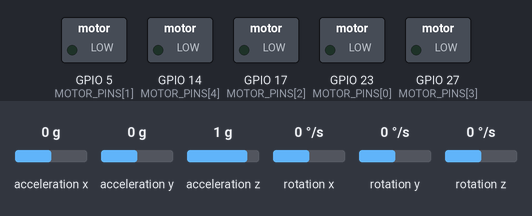
The sketch below on a simulated ESP32. Shown: switched loads named in the sketch (green lamp = pin HIGH). The test bench sets the inputs (shaded band); at power-on: acceleration y 0 g, acceleration x 0 g, acceleration z 1 g, rotation x 0 °/s, rotation y 0 °/s, rotation z 0 °/s. WiFi joins after 1.5 s; servers stay silent unless stated; network time is answered at once with the bench clock; the local clock reads 2024-03-15 10:24:30 at power-on unless the sketch sets it; EEPROM starts erased; what the sketch prints to the serial monitor is not drawn.

Above: at 2.7 s.
2.8 s: acceleration y set to -1.4 g
At 5.7 s:
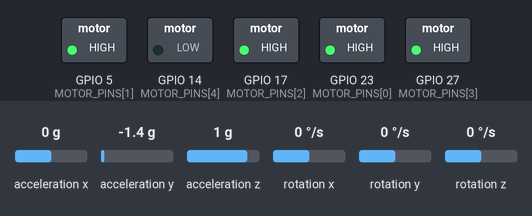
5.8 s: acceleration x set to -0.8 g
8.4 s: acceleration x set to -1.1 g
At 10.4 s:
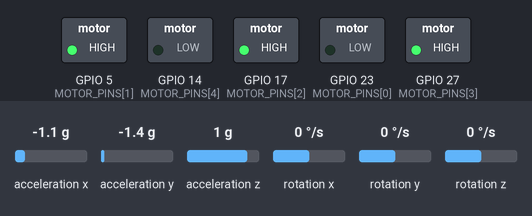
11.3 s: acceleration y set to -1 g
14.0 s: acceleration y set to -0.7 g
At 16.6 s:
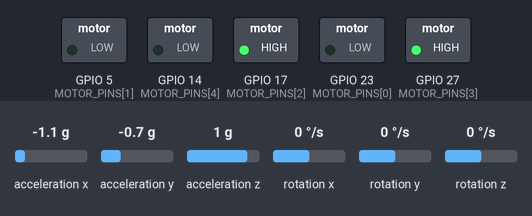
16.9 s: acceleration x set to -1.3 g
At 19.8 s:
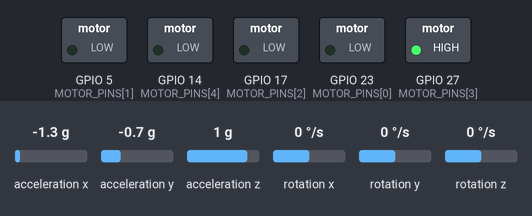
Timing chart, 0 to 20.9 s (numbered marks = the images above; inputs shaded):
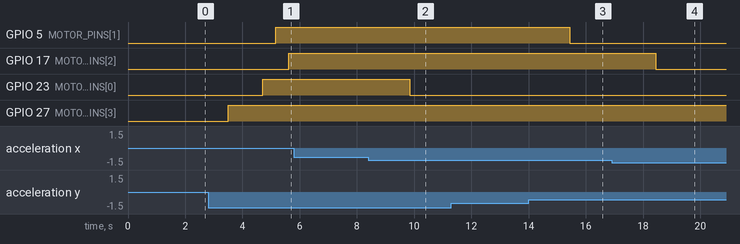

The sketch:

Posture_checker_hardware.ino
```cpp
#include <WiFi.h>
#include <DNSServer.h>
#include <WebServer.h>
#include <EEPROM.h>
#include <Wire.h>
#include <Firebase_ESP_Client.h>
#include "addons/TokenHelper.h"
#include "addons/RTDBHelper.h"
#include <MPU6050.h>
#include <NTPClient.h>
#include <cmath>

// Configuration constants
const char* apSSID = "Posture Checker";
const char* apPassword = "password123";
#define API_KEY "AIzaSyDO9p6D7W1XnL4tGNv3cLC-_hE-B02D3-0"
#define DATABASE_URL "https://pewds-prototype-default-rtdb.asia-southeast1.firebasedatabase.app/"
#define PST_OFFSET 28800
#define EEPROM_SIZE 64
#define EEPROM_WIFI_SSID 0
#define EEPROM_WIFI_PASS 16

// Global objects
DNSServer dnsServer;
WebServer server(80);
FirebaseData fbdo;
FirebaseAuth auth;
FirebaseConfig config;
WiFiUDP ntpUDP;
NTPClient timeClient(ntpUDP, "asia.pool.ntp.org", PST_OFFSET);
bool signupOK = false;
bool isConfigPortalActive = true;
const int MPU_SDA[5] = {21, 19, 4, 33, 26};
const int MPU_SCL[5] = {22, 18, 16, 32, 25};
MPU6050 mpu[5] = { MPU6050(0x68), MPU6050(0x68), MPU6050(0x68), MPU6050(0x68), MPU6050(0x68) };
const int MOTOR_PINS[5] = {23, 5, 17, 27, 14};
const double PITCH_THRESHOLDS[5] = {45.0, 30.0, 25.0, 20.0, 70.0};
String prevPosture[5] = {"", "", "", "", ""};

// Function declarations
bool connectToSavedWiFi();
void setupAccessPoint();
void setupFirebase();
void setupWebServer();
void handleRoot();
void handleConfigure();
void handleResetWiFi();
void handleStatus();
String readEEPROM(int start);
void writeEEPROM(int start, const String &data);
bool checkInternetConnection();

void setup() {
    Serial.begin(115200);
    EEPROM.begin(512);

    if (!connectToSavedWiFi()) {
        setupAccessPoint();
        isConfigPortalActive = true;
    } else {
        setupFirebase();
        isConfigPortalActive = false;
    }

    setupSensors();
    setupWebServer();
    timeClient.begin();
}

void setupSensors() {
    for (int i = 0; i < 5; i++) {
        Wire.begin(MPU_SDA[i], MPU_SCL[i]);
        mpu[i].initialize();
        pinMode(MOTOR_PINS[i], OUTPUT);
    }
}

bool connectToSavedWiFi() {
    String ssid = readEEPROM(EEPROM_WIFI_SSID);
    String password = readEEPROM(EEPROM_WIFI_PASS);

    if (ssid.length() > 0 && password.length() > 0) {
        WiFi.begin(ssid.c_str(), password.c_str());

        int retryCount = 0;
        while (WiFi.status() != WL_CONNECTED && retryCount < 20) {
            delay(500);
            retryCount++;
            Serial.print(".");
        }
        Serial.println();

        if (WiFi.status() == WL_CONNECTED) {
            Serial.println("Connected to Wi-Fi with stored credentials.");
            return true;
        } else {
            Serial.println("Failed to connect with stored credentials.");
        }
    } else {
        Serial.println("No saved Wi-Fi credentials found.");
    }
    return false;
}

void setupAccessPoint() {
    WiFi.softAP(apSSID, apPassword);
    setupWebServer();
}

void setupFirebase() {
    config.api_key = API_KEY;
    config.database_url = DATABASE_URL;
    auth.user.email = "esp32@pewds.com";
    auth.user.password = "esp32pass";
    signupOK = Firebase.signUp(&config, &auth, "", "");
    config.token_status_callback = tokenStatusCallback;
    Firebase.begin(&config, &auth);
    Firebase.reconnectWiFi(true);
}

void setupWebServer() {
    server.on("/", handleRoot);
    server.on("/configure", HTTP_POST, handleConfigure);
    server.on("/reset_wifi", handleResetWiFi);
    server.on("/status", handleStatus);
    server.begin();
}

void handleRoot() {
    server.send(200, "text/html",
                "<html><body><h1>ESP32 Wi-Fi Config</h1><form action='/configure' method='post'>"
                "SSID: <input type='text' name='ssid'><br>Password: <input type='password' name='password'><br>"
                "<input type='submit' value='Connect'></form></body></html>");
}

void handleConfigure() {
    String ssid = server.arg("ssid");
    String password = server.arg("password");

    if (!ssid.isEmpty() && !password.isEmpty()) {
        writeEEPROM(EEPROM_WIFI_SSID, ssid);
        writeEEPROM(EEPROM_WIFI_PASS, password);
        EEPROM.commit();
        server.send(200, "text/plain", "Configuration saved. ESP32 will restart.");
        delay(500);
        ESP.restart();
    } else {
        server.send(400, "text/plain", "Invalid SSID or password");
    }
}

void handleResetWiFi() {
    writeEEPROM(EEPROM_WIFI_SSID, "");
    writeEEPROM(EEPROM_WIFI_PASS, "");
    EEPROM.commit();
    server.send(200, "text/plain", "WiFi settings reset. ESP32 will restart.");
    ESP.restart();
}

void handleStatus() {
    String json = "{\"wifiStatus\":\"" + String(WiFi.status() == WL_CONNECTED ? "Connected" : "Not Connected") +
                   "\",\"wifiIpAddress\":\"" + WiFi.localIP().toString() +
                   "\",\"apIpAddress\":\"" + WiFi.softAPIP().toString() + "\"}";
    server.send(200, "application/json", json);
}

String readEEPROM(int start) {
    String value;
    for (int i = start; i < start + 32; i++) {
        char c = EEPROM.read(i);
        if (c == 0) break;
        value += c;
    }
    return value;
}

void writeEEPROM(int start, const String &data) {
    for (int i = 0; i < 32; i++) {
        EEPROM.write(start + i, i < data.length() ? data[i] : 0);
    }
}

bool checkInternetConnection() {
    return (WiFi.status() == WL_CONNECTED);
}

void loop() {
    if (isConfigPortalActive) {
        dnsServer.processNextRequest();
        server.handleClient();
    } else if (WiFi.status() != WL_CONNECTED) {
        Serial.println("Wi-Fi connection lost. Attempting to reconnect...");

        if (!connectToSavedWiFi()) {
            Serial.println("Failed to reconnect. Starting AP mode.");
            setupAccessPoint();
            isConfigPortalActive = true;
        }
    }

    timeClient.update();
    String currentTimeStr = timeClient.getFormattedTime();
    time_t rawTime = timeClient.getEpochTime();
    struct tm *timeInfo = localtime(&rawTime);
    char currentDateStr[12];
    sprintf(currentDateStr, "%02d/%02d/%04d", timeInfo->tm_mon + 1, timeInfo->tm_mday, timeInfo->tm_year + 1900);

    if (Firebase.ready() && signupOK) {
        Firebase.RTDB.setString(&fbdo, "Sensor/Date", currentDateStr);
        Firebase.RTDB.setString(&fbdo, "Sensor/Philippine Standard Time", currentTimeStr);

        bool badPostureDetected = false;

        for (int i = 0; i < 5; i++) {
            int16_t ax, ay, az, gx, gy, gz;
            mpu[i].getMotion6(&ax, &ay, &az, &gx, &gy, &gz);
            double pitch = atan2(-ay, sqrt(ax * ax + az * az)) * 180.0 / M_PI;
            bool isBadPosture = pitch >= PITCH_THRESHOLDS[i];
            badPostureDetected |= isBadPosture;

            Firebase.RTDB.setDouble(&fbdo, "Sensor/Pitch/Pitch" + String(i + 1), pitch);
            Firebase.RTDB.setString(&fbdo, "Sensor/Pitch/Posture" + String(i + 1), isBadPosture ? "Bad Posture" : "Good Posture");
            digitalWrite(MOTOR_PINS[i], isBadPosture ? HIGH : LOW);

        Firebase.RTDB.setString(&fbdo, "Sensor/Posture", badPostureDetected ? "Bad Posture Detected!" : "Good Posture!");
        }
    }
}
```

Measured:
- the behaviour switches between -0.9 and -1 g on acceleration x (found by bisection; images 1 and 2)
- the behaviour switches between -0.9 and -0.8 g on acceleration y (found by bisection; images 2 and 3)
- the behaviour switches between -1.1 and -1.2 g on acceleration x (found by bisection; images 3 and 4)
- after the input at 2.8 s, GPIO 5 (MOTOR_PINS[1]): LOW → HIGH after 2.4 s; GPIO 17 (MOTOR_PINS[2]): LOW → HIGH after 2.8 s; GPIO 23 (MOTOR_PINS[0]): LOW → HIGH after 1.9 s; GPIO 27 (MOTOR_PINS[3]): LOW → HIGH after 0.70 s
- after the input at 5.8 s, every drawn part: stays the same
- after the input at 8.4 s, GPIO 23 (MOTOR_PINS[0]): HIGH → LOW after 1.4 s
- after the input at 11.3 s, every drawn part: stays the same
- after the input at 14.0 s, GPIO 5 (MOTOR_PINS[1]): HIGH → LOW after 1.4 s
- after the input at 16.9 s, GPIO 17 (MOTOR_PINS[2]): HIGH → LOW after 1.6 s
